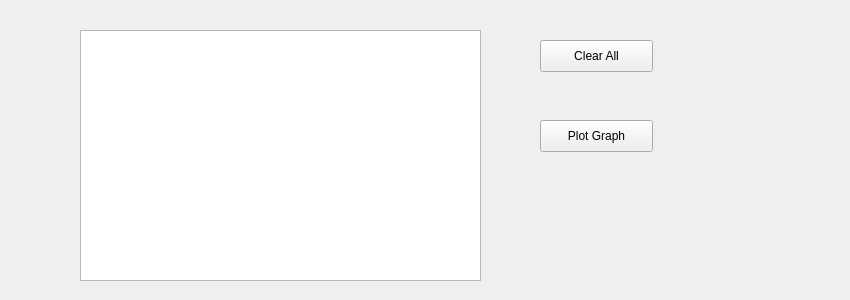
             <widget class="QWidget" name="page_2">
              <widget class="QStackedWidget" name="stackedWidget_2">
               <property name="geometry">
                <rect>
                 <x>10</x>
                 <y>0</y>
                 <width>831</width>
                 <height>291</height>
                </rect>
               </property>
               <property name="currentIndex">
                <number>0</number>
               </property>
               <widget class="QWidget" name="page_11">
                <widget class="QPushButton" name="pub_plot_graph_Button">
                 <property name="geometry">
                  <rect>
                   <x>530</x>
                   <y>120</y>
                   <width>113</width>
                   <height>32</height>
                  </rect>
                 </property>
                 <property name="text">
                  <string>Plot Graph</string>
                 </property>
                </widget>
                <widget class="QPushButton" name="pub_clear_all_Button">
                 <property name="geometry">
                  <rect>
                   <x>530</x>
                   <y>40</y>
                   <width>113</width>
                   <height>32</height>
                  </rect>
                 </property>
                 <property name="text">
                  <string>Clear All</string>
                 </property>
                </widget>
                <widget class="QTextBrowser" name="pub_user_list">
                 <property name="geometry">
                  <rect>
                   <x>70</x>
                   <y>30</y>
                   <width>401</width>
                   <height>251</height>
                  </rect>
                 </property>
                </widget>
               </widget>
               <widget class="QWidget" name="page_12"/>
              </widget>
             </widget>
